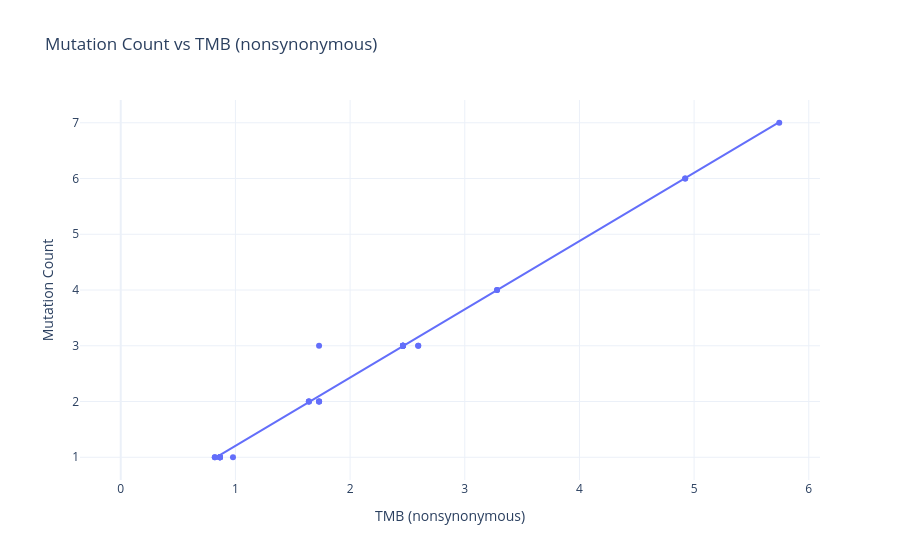

Notebook code for this chart:
### Code cell
# Test the function 
fig = create_scatterplot(
    sample_df,
    x_variable="TMB (nonsynonymous)",
    y_variable="Mutation Count",
    hover_columns=[
        "Patient ID",
        "Sample ID"
    ],
    add_trendline=True
)

fig.show()

### Figure 1 — Plotly figure (JSON) as saved in the notebook; plotly's stock layout.template omitted (floating-point values rounded to 4 significant figures)
{"data": [{"customdata": [["P-0006113", "P-0006113-T01-IM5"], ["P-0006113", "P-0006113-T02-IM6"], ["P-0013120", "P-0013120-T04-IM6"], ["P-0013120", "P-0013120-T06-IM6"], ["P-0018770", "P-0018770-T02-IM6"], ["P-0018770", "P-0018770-T04-IM6"], ["P-0019531", "P-0019531-T01-IM6"], ["P-0019531", "P-0019531-T05-IM6"], ["P-0022317", "P-0022317-T02-IM6"], ["P-0022317", "P-0022317-T03-IM6"], ["P-0028971", "P-0028971-T01-IM6"], ["P-0028971", "P-0028971-T03-IM6"], ["P-0033453", "P-0033453-T03-IM6"], ["P-0033453", "P-0033453-T04-IM7"], ["P-0035844", "P-0035844-T01-IM6"], ["P-0035844", "P-0035844-T03-IM7"], ["P-0035844", "P-0035844-T04-IM7"], ["P-0045478", "P-0045478-T02-IM6"], ["P-0045478", "P-0045478-T03-IM7"], ["P-0048073", "P-0048073-T01-IM6"], ["P-0048073", "P-0048073-T02-IM7"], ["P-0050430", "P-0050430-T01-IM6"], ["P-0050430", "P-0050430-T03-IM7"], ["P-0051132", "P-0051132-T03-IM6"], ["P-0051132", "P-0051132-T04-IM7"], ["P-0051453", "P-0051453-T01-IM6"], ["P-0051453", "P-0051453-T02-IM6"], ["P-0060318", "P-0060318-T03-IM7"], ["P-0060318", "P-0060318-T04-IM7"], ["P-0060318", "P-0060318-T05-IM7"], ["P-0063459", "P-0063459-T02-IM7"], ["P-0063459", "P-0063459-T03-IM7"], ["P-0068164", "P-0068164-T02-IM7"], ["P-0068164", "P-0068164-T03-IM7"], ["P-0069477", "P-0069477-T02-IM7"], ["P-0069477", "P-0069477-T03-IM7"], ["P-0073133", "P-0073133-T01-IM7"], ["P-0073133", "P-0073133-T02-IM7"], ["P-0074869", "P-0074869-T02-IM7"], ["P-0074869", "P-0074869-T03-IM7"], ["P-0077663", "P-0077663-T01-IM7"], ["P-0077663", "P-0077663-T02-IM7"]], "hovertemplate": "TMB (nonsynonymous)=%{x}<br>Mutation Count=%{y}<br>Patient ID=%{customdata[0]}<br>Sample ID=%{customdata[1]}<extra></extra>", "legendgroup": "", "marker": {"color": "#636efa", "symbol": "circle"}, "mode": "markers", "name": "", "orientation": "v", "showlegend": false, "type": "scatter", "x": [0.9787, 0.8647, 0.0, 0.0, 0.8647, 2.594, 0.0, 0.8647, 0.0, 0.0, 0.8647, 1.729, 2.594, 3.281, 0.8647, 2.461, 2.461, 0.0, 0.0, 1.729, 1.641, 0.8647, 2.461, 0.0, 4.922, 1.729, 1.729, 1.641, 0.8203, 1.641, 0.0, 0.8203, 0.0, 0.0, 0.0, 2.461, 3.281, 2.461, 5.742, 4.922, 2.461, 2.461], "xaxis": "x", "y": [1.0, 1.0, NaN, NaN, 1.0, 3.0, NaN, 1.0, NaN, NaN, 1.0, 2.0, 3.0, 4.0, 1.0, 3.0, 3.0, NaN, NaN, 3.0, 2.0, 1.0, 3.0, NaN, 6.0, 2.0, 2.0, 2.0, 1.0, 2.0, NaN, 1.0, NaN, NaN, NaN, 3.0, 4.0, 3.0, 7.0, 6.0, 3.0, 3.0], "yaxis": "y"}, {"hovertemplate": "<b>OLS trendline</b><br>Mutation Count = 1.22434 * TMB (nonsynonymous) + -0.0205844<br>R<sup>2</sup>=0.987240<br><br>TMB (nonsynonymous)=%{x}<br>Mutation Count=%{y} <b>(trend)</b><extra></extra>", "legendgroup": "", "marker": {"color": "#636efa", "symbol": "circle"}, "mode": "lines", "name": "", "showlegend": false, "type": "scatter", "x": [0.8203, 0.8203, 0.8647, 0.8647, 0.8647, 0.8647, 0.8647, 0.8647, 0.9787, 1.641, 1.641, 1.641, 1.729, 1.729, 1.729, 1.729, 2.461, 2.461, 2.461, 2.461, 2.461, 2.461, 2.461, 2.594, 2.594, 3.281, 3.281, 4.922, 4.922, 5.742], "xaxis": "x", "y": [0.9838, 0.9838, 1.038, 1.038, 1.038, 1.038, 1.038, 1.038, 1.178, 1.988, 1.988, 1.988, 2.097, 2.097, 2.097, 2.097, 2.993, 2.993, 2.993, 2.993, 2.993, 2.993, 2.993, 3.155, 3.155, 3.997, 3.997, 6.006, 6.006, 7.01], "yaxis": "y"}], "layout": {"legend": {"tracegroupgap": 0}, "title": {"text": "Mutation Count vs TMB (nonsynonymous)"}, "xaxis": {"anchor": "y", "domain": [0, 1], "title": {"text": "TMB (nonsynonymous)"}}, "yaxis": {"anchor": "x", "domain": [0, 1], "title": {"text": "Mutation Count"}}}}
